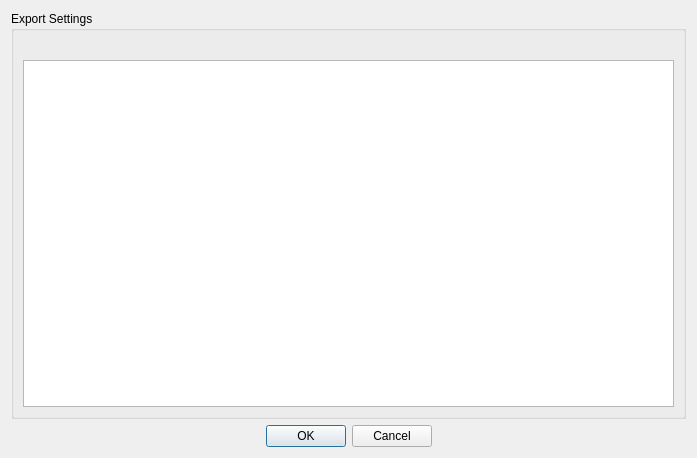
<?xml version="1.0" encoding="UTF-8"?>
<ui version="4.0">
 <class>ExportDialog</class>
 <widget class="QDialog" name="ExportDialog">
  <property name="geometry">
   <rect>
    <x>0</x>
    <y>0</y>
    <width>697</width>
    <height>458</height>
   </rect>
  </property>
  <property name="windowTitle">
   <string>Export PIE</string>
  </property>
  <layout class="QVBoxLayout" name="verticalLayout_2">
   <item>
    <widget class="QGroupBox" name="gbExportCaps">
     <property name="title">
      <string>Export Settings</string>
     </property>
     <layout class="QVBoxLayout" name="verticalLayout">
      <item>
       <widget class="QLabel" name="lblCapsDescription">
        <property name="wordWrap">
         <bool>true</bool>
        </property>
       </widget>
      </item>
      <item>
       <widget class="QTableView" name="tvExportCaps"/>
      </item>
     </layout>
    </widget>
   </item>
   <item>
    <widget class="QDialogButtonBox" name="buttonBox">
     <property name="orientation">
      <enum>Qt::Horizontal</enum>
     </property>
     <property name="standardButtons">
      <set>QDialogButtonBox::Cancel|QDialogButtonBox::Ok</set>
     </property>
     <property name="centerButtons">
      <bool>true</bool>
     </property>
    </widget>
   </item>
  </layout>
 </widget>
 <resources/>
 <connections>
  <connection>
   <sender>buttonBox</sender>
   <signal>accepted()</signal>
   <receiver>ExportDialog</receiver>
   <slot>accept()</slot>
   <hints>
    <hint type="sourcelabel">
     <x>248</x>
     <y>254</y>
    </hint>
    <hint type="destinationlabel">
     <x>157</x>
     <y>274</y>
    </hint>
   </hints>
  </connection>
  <connection>
   <sender>buttonBox</sender>
   <signal>rejected()</signal>
   <receiver>ExportDialog</receiver>
   <slot>reject()</slot>
   <hints>
    <hint type="sourcelabel">
     <x>316</x>
     <y>260</y>
    </hint>
    <hint type="destinationlabel">
     <x>286</x>
     <y>274</y>
    </hint>
   </hints>
  </connection>
 </connections>
</ui>
